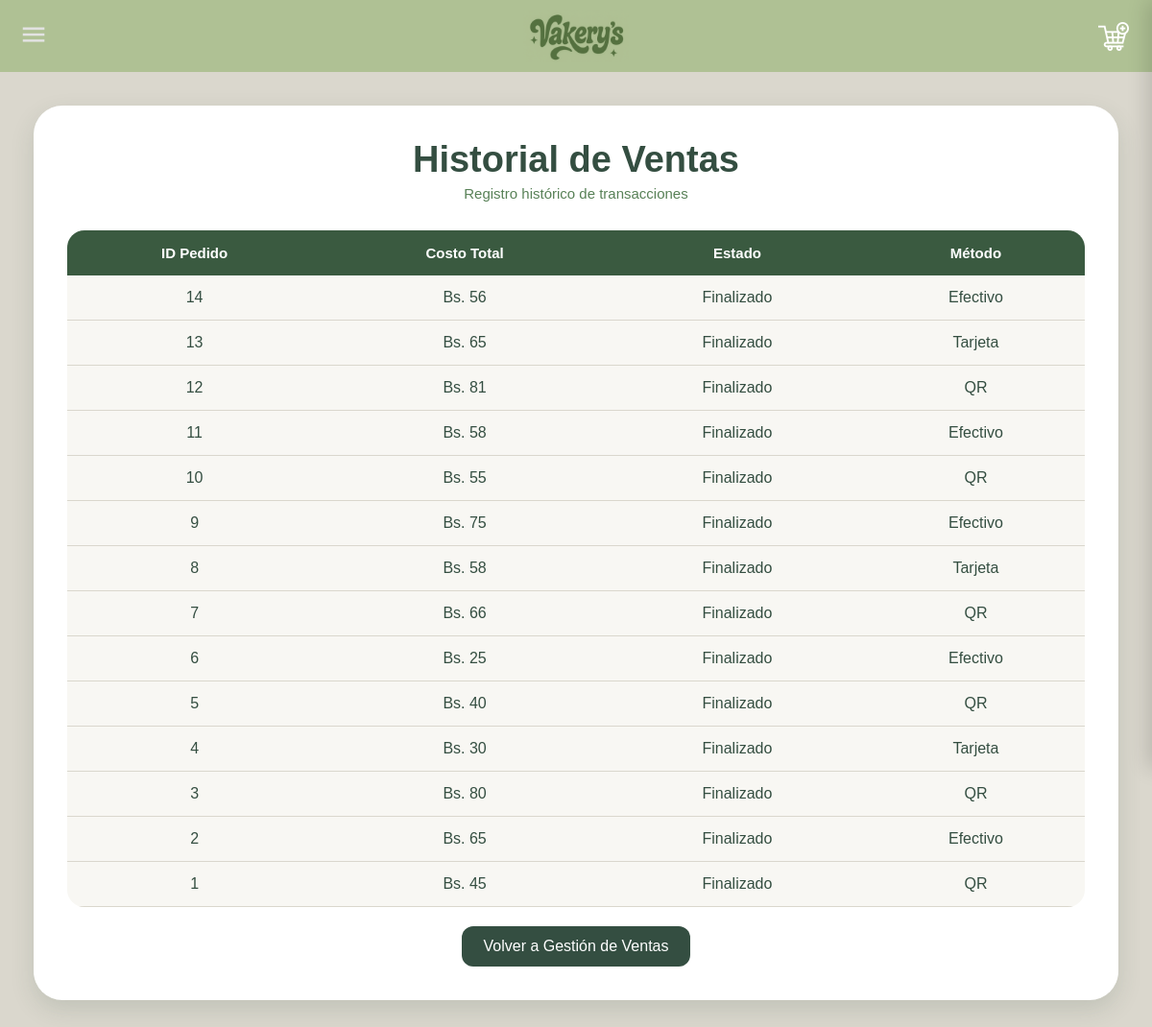
/ventas/historialVentas.php, run on an earlier commit of the app's database.
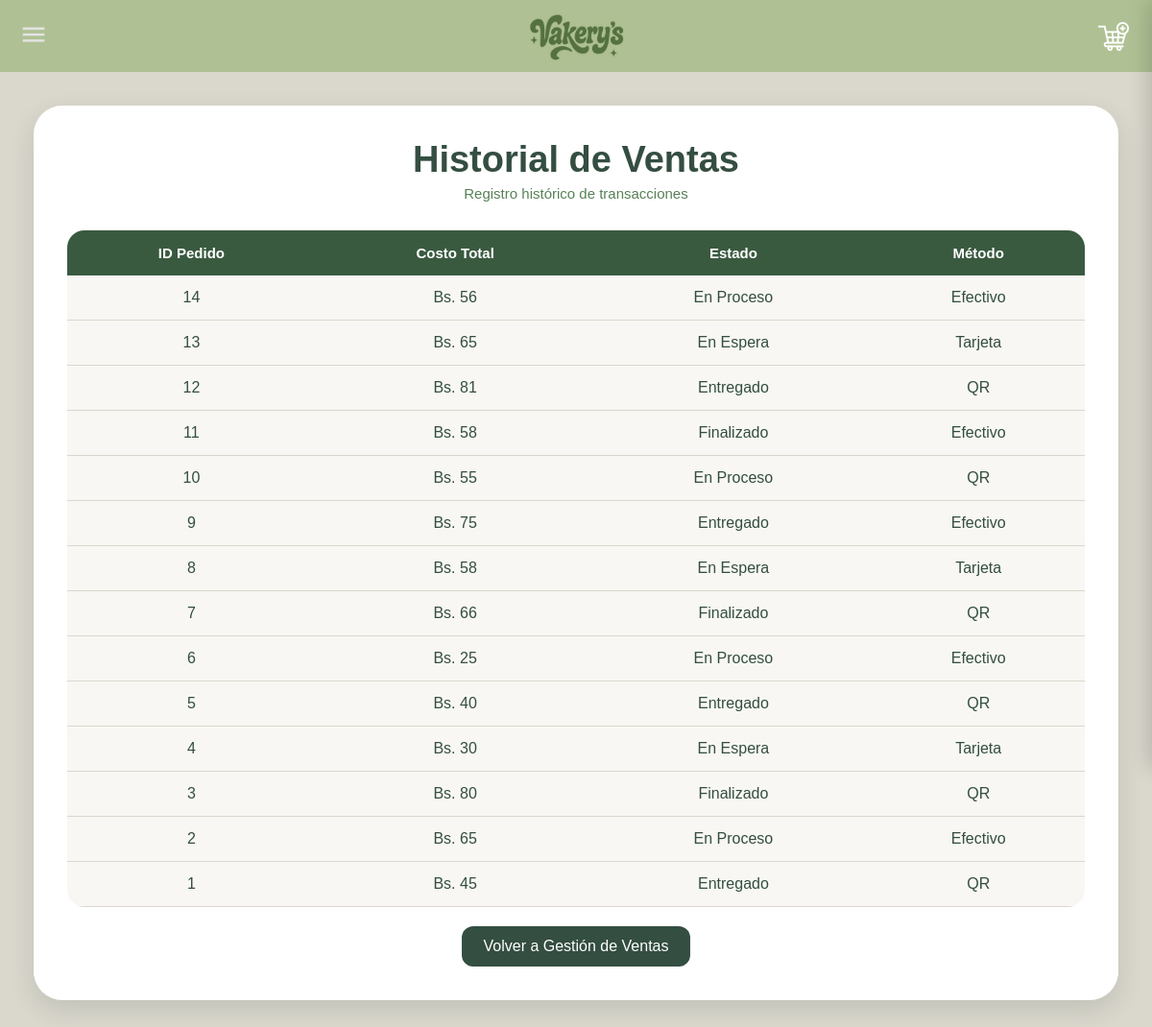
And on a later commit of the database.
### tables this page shows
CREATE TABLE IF NOT EXISTS `ventas` (
  `pedidos_id` INT NOT NULL,
  `costoTotal` INT NULL,
  `Estado` VARCHAR(45) NULL,
  `Metodo` VARCHAR(45) NULL,
  PRIMARY KEY (`pedidos_id`),
  CONSTRAINT `fk_ventas_pedidos1`
    FOREIGN KEY (`pedidos_id`)
    REFERENCES `pedidos` (`id`)
    ON DELETE NO ACTION
    ON UPDATE CASCADE
);

### ventas/historialVentas.php (the view, shortened to what this page needs)
<?php
$servername = "localhost";
$username = "root";
$password = "";
$bdname = "vakerysss";
$conn = new mysqli($servername, $username, $password, $bdname);
$sql = "SELECT * FROM ventas ORDER BY pedidos_id DESC";
?>
<!DOCTYPE html>
<html lang="es">
<head>
</head>
<body>
<div class="contenedor">
    <h1>Historial de Ventas</h1>
    <p class="subtitulo">Registro histórico de transacciones</p>
<?php
echo "<table class='tabla-estilo'>";
echo "
<tr>
    <th>ID Pedido</th>
    <th>Costo Total</th>
    <th>Estado</th>
    <th>Método</th>
</tr>
";
$resultado = $conn->query($sql);
if ($resultado && $resultado->num_rows > 0){
    while($fila = $resultado->fetch_assoc()){
        echo "<tr>";
        echo "
        <td>".$fila['pedidos_id']."</td>
        <td>Bs. ".$fila['costoTotal']."</td>
        <td>".$fila['Estado']."</td>
        <td>".$fila['Metodo']."</td>";
        echo "</tr>";
    }
}
echo "</table>";
?>
<div class="boton-centro">
    <a href="leerventa.php" class="boton">Volver a Gestión de Ventas</a>
</div>
</div>
</body>
</html>

What changed in the data, as far as the page shows it:
changed ventas id 14: Estado "Finalizado" → "En Proceso"
changed ventas id 13: Estado "Finalizado" → "En Espera"
changed ventas id 12: Estado "Finalizado" → "Entregado"
changed ventas id 10: Estado "Finalizado" → "En Proceso"
changed ventas id 9: Estado "Finalizado" → "Entregado"
changed ventas id 8: Estado "Finalizado" → "En Espera"
changed ventas id 6: Estado "Finalizado" → "En Proceso"
changed ventas id 5: Estado "Finalizado" → "Entregado"
changed ventas id 4: Estado "Finalizado" → "En Espera"
changed ventas id 2: Estado "Finalizado" → "En Proceso"
changed ventas id 1: Estado "Finalizado" → "Entregado"
